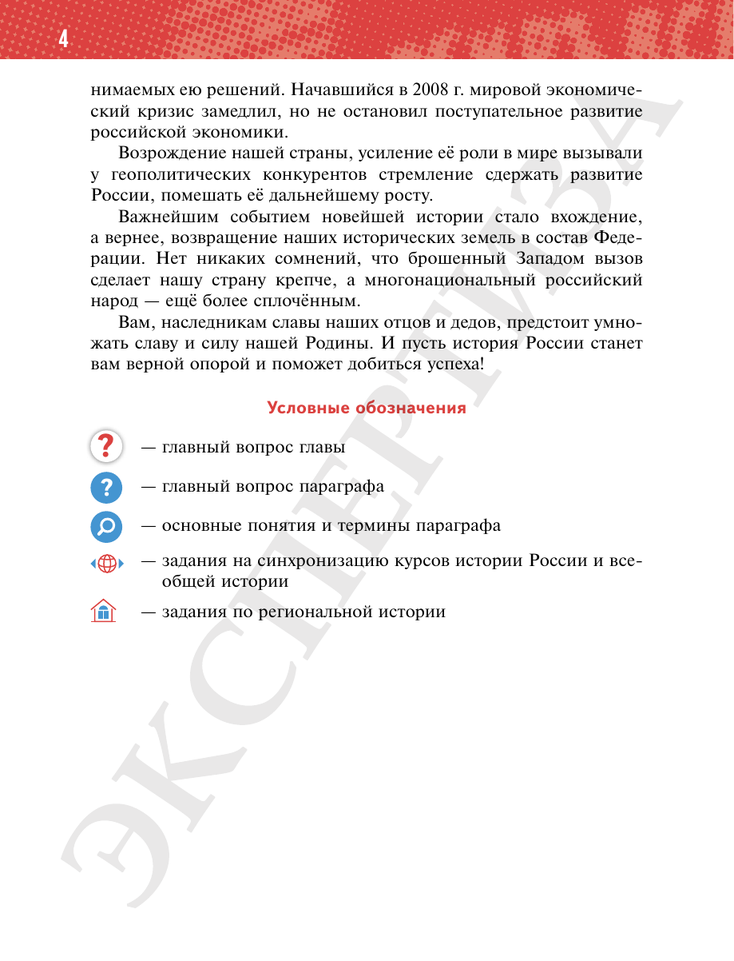
#> input picture tmp/redpen-publish-backup-20250817-133956/medinsky11klass/images/page_004.png, 734 x 961 px, shrunk from 919 x 1202 before the run
$ python -i make_grid_images.py   (imports and definitions only)
#> lines starting #> are read from the running program, lines starting #| are printed output that depends on the picture
#!/usr/bin/env python3
"""Накладывает координатную сетку на PNG страниц учебника.

Координаты на сетке соответствуют пиксельным координатам исходного изображения
(тем самым, что пишутся в target: [x, y] замечаний). Страница помещается на
расширенный холст с полями, подписи осей — в полях, поэтому контент не перекрывается.

Использование:
    python3 scripts/make_grid_images.py <content_dir> [page_from] [page_to]

Пример:
    python3 scripts/make_grid_images.py redpen-content/medinsky11klass 6 20
"""
import sys
from pathlib import Path

from PIL import Image, ImageDraw, ImageFont

MARGIN = 46          # поля под подписи
STEP_MINOR = 50      # тонкая сетка
STEP_MAJOR = 100     # жирная сетка с подписями
COLOR_MINOR = (255, 120, 120, 60)
COLOR_MAJOR = (220, 30, 30, 130)
COLOR_LABEL = (170, 0, 0)


def load_font(size: int):
    for name in (
        "/usr/share/fonts/truetype/dejavu/DejaVuSans-Bold.ttf",
        "/System/Library/Fonts/Helvetica.ttc",
    ):
        try:
            return ImageFont.truetype(name, size)
        except OSError:
            continue
    return ImageFont.load_default()


def make_grid(src: Path, dst: Path) -> None:
#> called with dst = 'out.png'
    page = Image.open(src).convert("RGB")
#> page is the input picture: PIL image 734x961 RGB; mean R, G, B 242.7, 234, 233.7
    w, h = page.size
    canvas = Image.new("RGB", (w + 2 * MARGIN, h + 2 * MARGIN), (255, 255, 255))
#> canvas: PIL image 826x1053 RGB; every value is 255
    canvas.paste(page, (MARGIN, MARGIN))
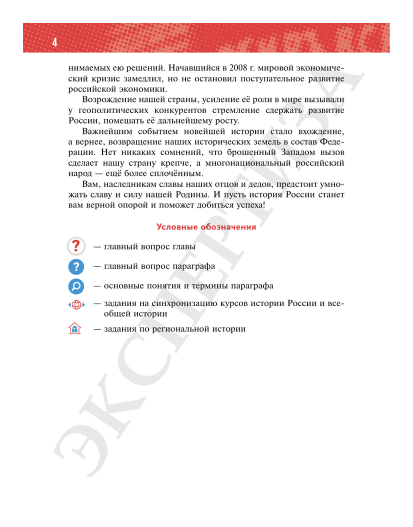
#> canvas: PIL image 826x1053 RGB (shown at 1/2 size); mean R, G, B 245, 238, 237.7

    overlay = Image.new("RGBA", canvas.size, (0, 0, 0, 0))
#> overlay: PIL image 826x1053 RGBA; every value is 0
    d = ImageDraw.Draw(overlay)
    font = load_font(16)

    for x in range(0, w + 1, STEP_MINOR):
        major = x % STEP_MAJOR == 0
        d.line(
            [(MARGIN + x, MARGIN), (MARGIN + x, MARGIN + h)],
            fill=COLOR_MAJOR if major else COLOR_MINOR,
            width=1,
        )
        if major:
            d.text((MARGIN + x, MARGIN - 20), str(x), fill=COLOR_LABEL, font=font, anchor="ms")
            d.text((MARGIN + x, MARGIN + h + 20), str(x), fill=COLOR_LABEL, font=font, anchor="ms")

    for y in range(0, h + 1, STEP_MINOR):
        major = y % STEP_MAJOR == 0
        d.line(
            [(MARGIN, MARGIN + y), (MARGIN + w, MARGIN + y)],
            fill=COLOR_MAJOR if major else COLOR_MINOR,
            width=1,
        )
        if major:
            d.text((MARGIN - 6, MARGIN + y), str(y), fill=COLOR_LABEL, font=font, anchor="rm")
            d.text((MARGIN + w + 6, MARGIN + y), str(y), fill=COLOR_LABEL, font=font, anchor="lm")

    canvas = Image.alpha_composite(canvas.convert("RGBA"), overlay).convert("RGB")
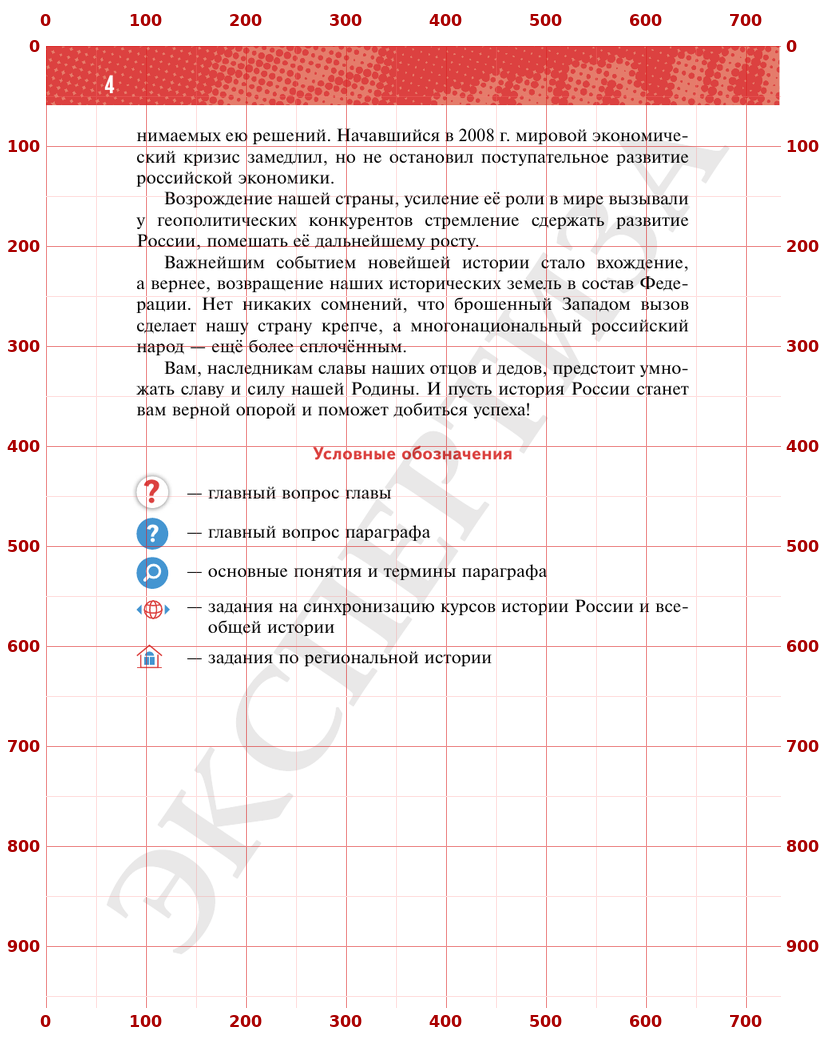
#> canvas: PIL image 826x1053 RGB; mean R, G, B 244.2, 233.8, 233.6
#> (the run stopped early here; a loop or call above may not have finished)

$ run again, on tmp/redpen-publish-backup-20250817-133956/medinsky11klass/images/page_017.png
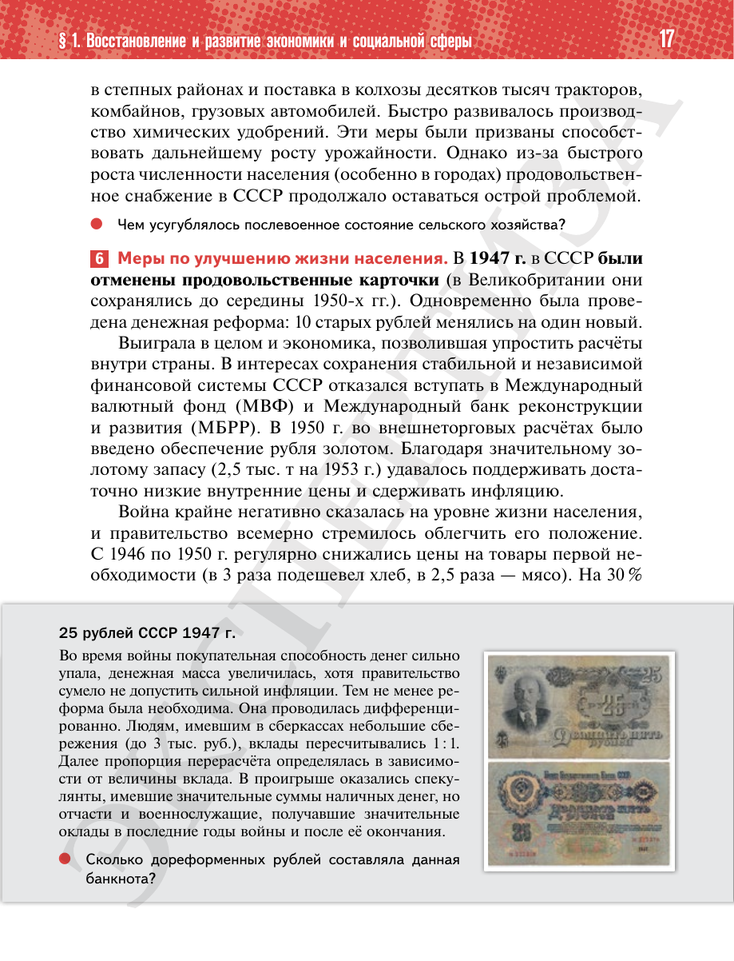
#> input picture tmp/redpen-publish-backup-20250817-133956/medinsky11klass/images/page_017.png, 734 x 961 px, shrunk from 919 x 1202 before the run
#> in make_grid, page is the input picture: PIL image 734x961 RGB; mean R, G, B 222.1, 213.4, 212.6
#> in make_grid, `canvas.paste(page, (MARGIN, MARGIN))`:
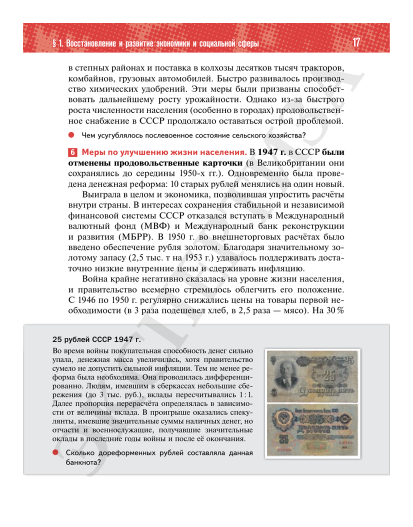
#> canvas: PIL image 826x1053 RGB (shown at 1/2 size); mean R, G, B 228.3, 221.2, 220.6
#> overlay: PIL image 826x1053 RGBA; every value is 0
#> in make_grid, `canvas = Image.alpha_composite(canvas.convert("RGBA"), overlay).conver..`:
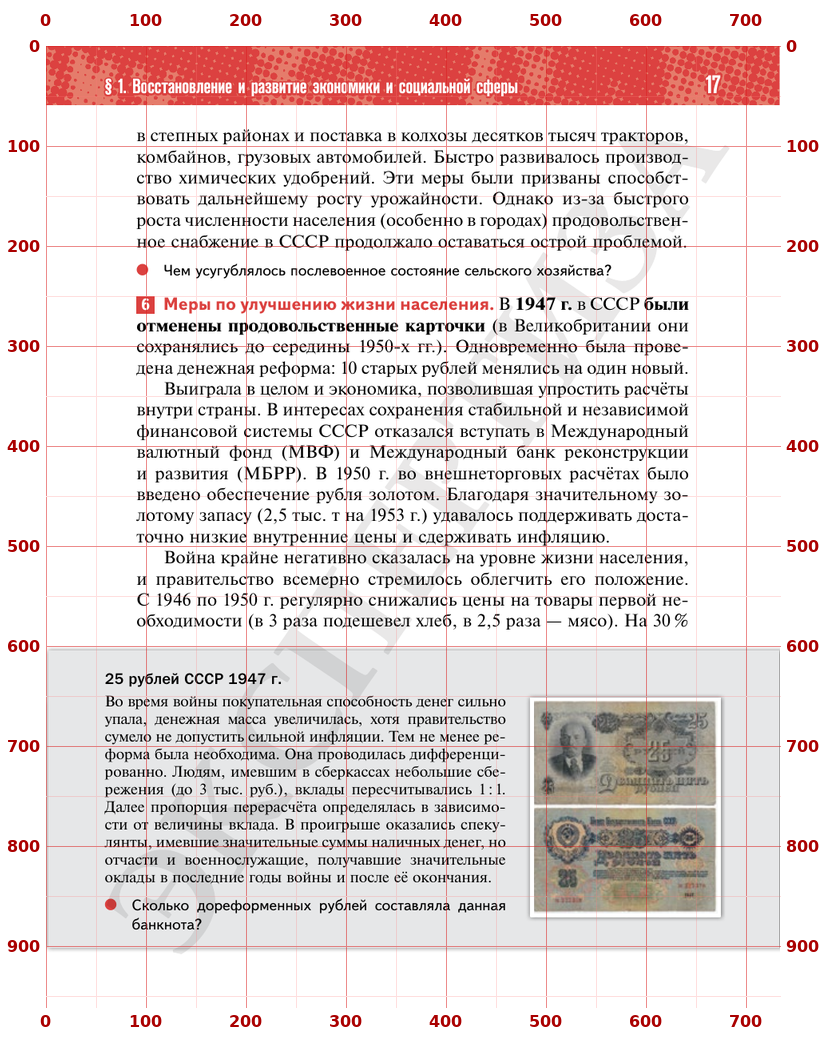
#> canvas: PIL image 826x1053 RGB; mean R, G, B 227.8, 217.4, 216.7

$ run again, on tmp/redpen-publish-backup-20250817-133956/medinsky11klass/images/page_018.png
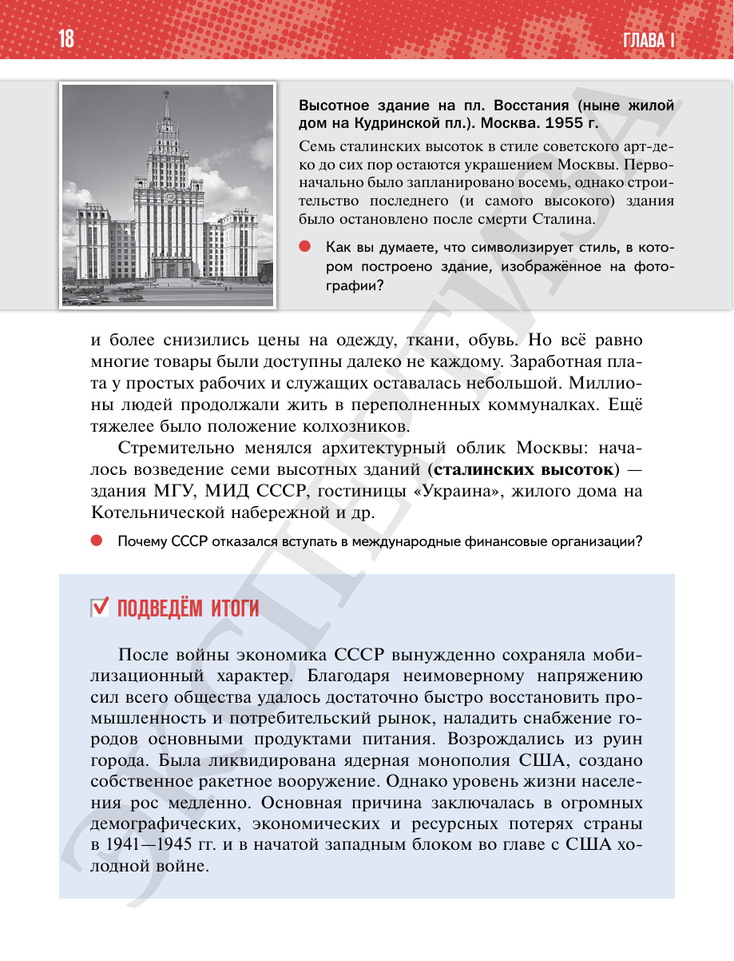
#> input picture tmp/redpen-publish-backup-20250817-133956/medinsky11klass/images/page_018.png, 734 x 961 px, shrunk from 919 x 1202 before the run
#> in make_grid, page is the input picture: PIL image 734x961 RGB; mean R, G, B 219.1, 212.6, 216
#> in make_grid, `canvas.paste(page, (MARGIN, MARGIN))`:
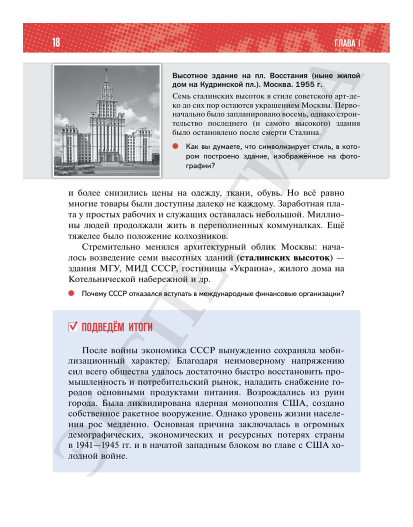
#> canvas: PIL image 826x1053 RGB (shown at 1/2 size); mean R, G, B 225.9, 220.6, 223.4
#> overlay: PIL image 826x1053 RGBA; every value is 0
#> in make_grid, `canvas = Image.alpha_composite(canvas.convert("RGBA"), overlay).conver..`:
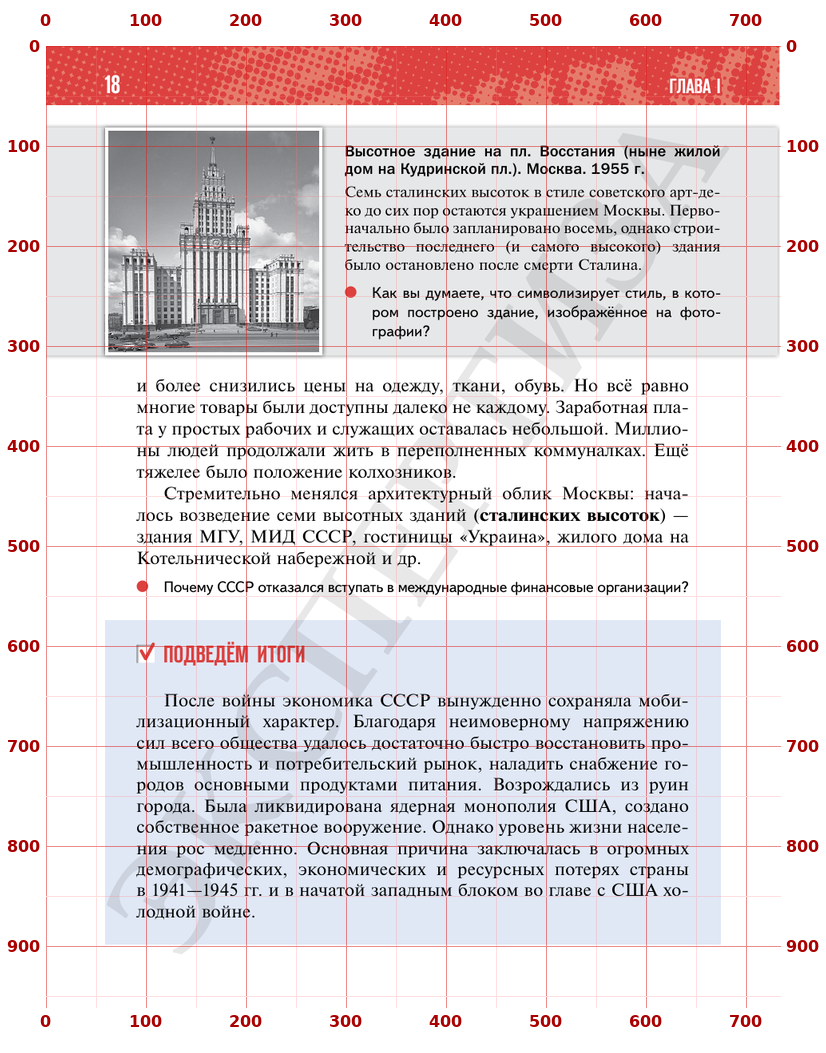
#> canvas: PIL image 826x1053 RGB; mean R, G, B 225.4, 216.7, 219.5
